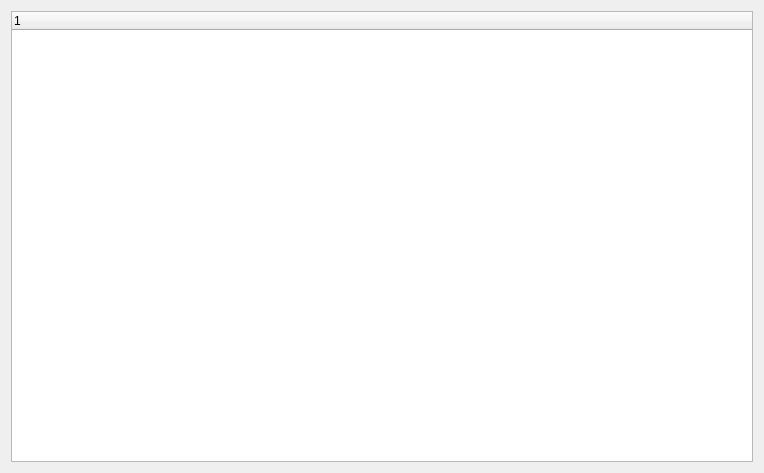
<?xml version="1.0" encoding="UTF-8"?>
<ui version="4.0">
 <class>MyTreeWidget</class>
 <widget class="QWidget" name="MyTreeWidget">
  <property name="geometry">
   <rect>
    <x>0</x>
    <y>0</y>
    <width>764</width>
    <height>473</height>
   </rect>
  </property>
  <property name="windowTitle">
   <string>MyTreeWidget</string>
  </property>
  <layout class="QVBoxLayout" name="verticalLayout">
   <item>
    <widget class="QTreeWidget" name="treeWidget">
     <column>
      <property name="text">
       <string notr="true">1</string>
      </property>
     </column>
    </widget>
   </item>
  </layout>
 </widget>
 <layoutdefault spacing="6" margin="11"/>
 <resources>
  <include location="MyApplication.qrc"/>
 </resources>
 <connections/>
</ui>
